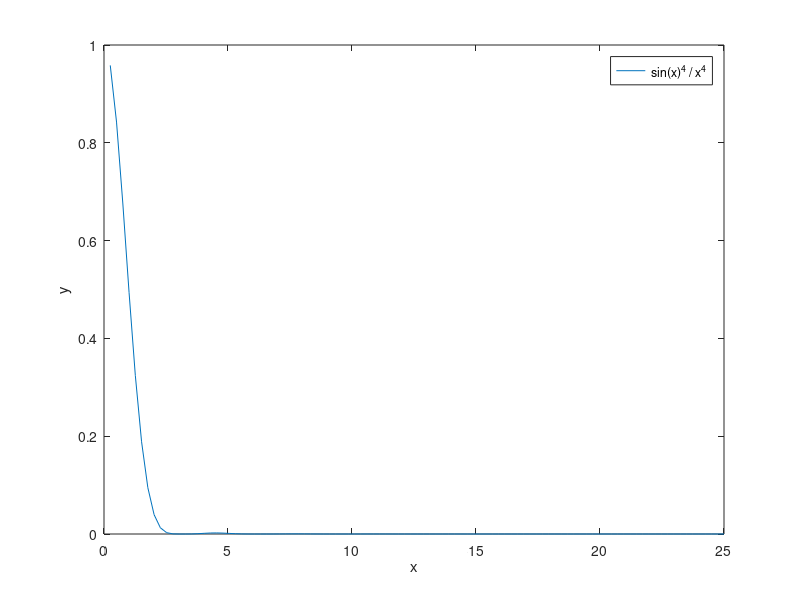

MATLAB code for this plot: (Note: this script raises an error after producing the figure.)
function [] = Problem_B()
    
    % Calculate pi, but name it pii since MATLAB has already defined the variable pi.
    pii = 4 * atan(1);

    %%%%%%%%%%%%
    % Part (i) %
    %%%%%%%%%%%%
    
    % Calculate the RHS.
    rhs = pii / 3;
    fprintf('RHS: %28.20e\n', rhs);
    
    % Define the integrand with a function handle.
    f = @(x) sin(x)^4 / x^4;
    
    figure();
    x = linspace(0,25);
    y = zeros(0,length(x));
    for i = 1:length(x)
        y(i) = f(x(i));
    end
    plot(x,y);
    xlabel('x');
    ylabel('y');
    legend('sin(x)^4 / x^4');
    
    min_x   = 0;
    slabspp = 4;
    y0      = 1;
    
    pers = (1:9)' * 10.^(0:3);
    pers = reshape(pers, 1, numel(pers));
    F1   = zeros(1, length(pers));
    F2   = zeros(1, length(pers));
    Fe   = zeros(1, length(pers));
    
    for i = 1:length(pers)
        
        per = pers(i);
    
        F1(i) = Trapezoidal_Inf(f, min_x, slabspp,   2*pii, per, y0);
        F2(i) = Trapezoidal_Inf(f, min_x, slabspp*2, 2*pii, per, y0);
        Fe(i) = F2(i) + (F2(i) - F1(i)) / 3;
    
    end

    re1 = RelErr(F1, rhs);
    re2 = RelErr(F2, rhs);
    ree = RelErr(Fe, rhs);
    
    figure();
    loglog(pers, re1, pers, re2, pers, ree);
    xlim([min(pers),max(pers)]);
    xlabel('Periods Integrated');
    ylabel('Relative Error');
    legend('4 Slabs / Period', '8 Slabs / Period', 'Richardson Extrapolation');
    
    %%%%%%%%%%%%%
    % Part (ii) %
    %%%%%%%%%%%%%
    
    % Calculate the RHS.
    rhs = sqrt(pii / 2);
    fprintf('RHS: %28.20e\n', rhs);
    
    % Define the integrand with a function handle.
    f = @(x) sin(x) / sqrt(x);
    
    figure();
    x = linspace(0,500,5000);
    y = zeros(0,length(x));
    for i = 1:length(x)
        y(i) = f(x(i));
    end
    plot(x,y);
    xlabel('x');
    ylabel('y');
    legend('sin(x) / sqrt(x)');
    
    min_x   = 0;
    y0      = 1;
    
    % Do slabs/period = {4, 8}.
    
    slabspp = 4;
    
    pers = (1:9)' * 10.^(0:2);
    pers = reshape(pers, 1, numel(pers));
    F1   = zeros(1, length(pers));
    F2   = zeros(1, length(pers));
    Fe   = zeros(1, length(pers));
    
    for i = 1:length(pers)
        
        per = pers(i);
    
        F1(i) = Trapezoidal_Inf(f, min_x, slabspp,   2*pii, per, y0);
        F2(i) = Trapezoidal_Inf(f, min_x, slabspp*2, 2*pii, per, y0);
        Fe(i) = F2(i) + (F2(i) - F1(i)) / 3;
    
    end

    re1 = RelErr(F1, rhs);
    re2 = RelErr(F2, rhs);
    ree = RelErr(Fe, rhs);
    
    figure();
    loglog(pers, re1, pers, re2, pers, ree);
    xlim([min(pers),max(pers)]);
    xlabel('Periods Integrated');
    ylabel('Relative Error');
    legend('4 Slabs / Period', '8 Slabs / Period', 'Richardson Extrapolation');
    
    % Do slabs/period = {22, 44}.
    
    slabspp = 22;
    
    pers = (1:9)' * 10.^(0:2);
    pers = reshape(pers, 1, numel(pers));
    pers = 1:150;
    F1   = zeros(1, length(pers));
    F2   = zeros(1, length(pers));
    Fe   = zeros(1, length(pers));
    
    for i = 1:length(pers)
        
        per = pers(i);
    
        F1(i) = Trapezoidal_Inf(f, min_x, slabspp,   2*pii, per, y0);
        F2(i) = Trapezoidal_Inf(f, min_x, slabspp*2, 2*pii, per, y0);
        Fe(i) = F2(i) + (F2(i) - F1(i)) / 3;
    
    end

    re1 = RelErr(F1, rhs);
    re2 = RelErr(F2, rhs);
    ree = RelErr(Fe, rhs);
    
    figure();
    loglog(pers, re1, pers, re2, pers, ree);
    xlim([min(pers),max(pers)]);
    xlabel('Periods Integrated');
    ylabel('Relative Error');
    legend('28 Slabs / Period', '56 Slabs / Period', 'Richardson Extrapolation');
   
end